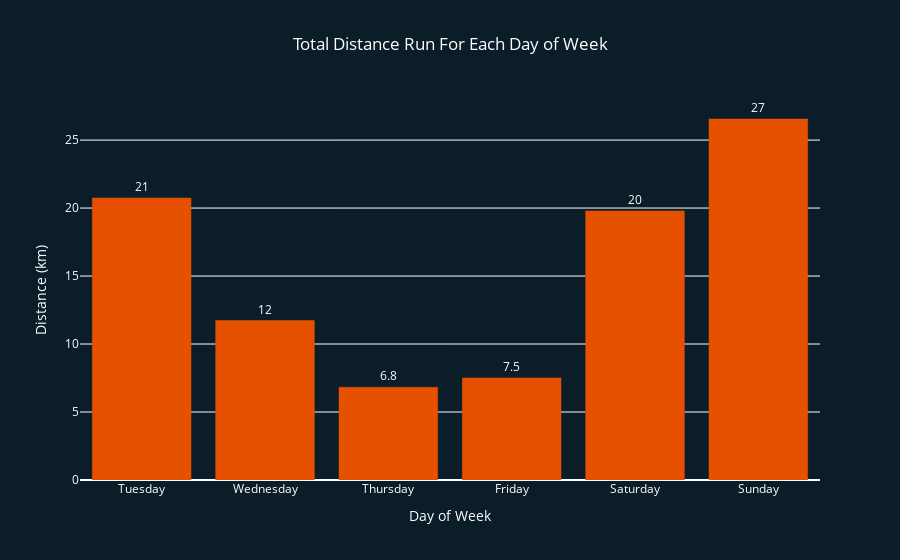

The notebook cell saved with this chart:
### Markdown cell above
#### VISUALISATIONS PLOTLY

### Code cell
# TOTAL RUN DISTANCE FOR EACH DAY OF WEEK:
import plotly.express as px
fig = px.bar(dist_by_day, 
             x='Day of Week', 
             y='Distance', 
             text_auto='.2s', 
             title= "Total Distance Run For Each Day of Week",
             )
fig.update_traces(textfont_size=12, 
                  textangle=0, 
                  textposition="outside", 
                  cliponaxis=False,
                  marker_color="rgb(230, 81, 0)",
                  marker_line_color='rgb(230, 81, 0)'
                  )

fig.update_layout(paper_bgcolor='rgb(12, 29, 42)', 
                  plot_bgcolor='rgb(12, 29, 42)', 
                  font=dict(color='white'),
                  title_x=0.5,
                  yaxis_title='Distance (km)',
                  )
fig.show()

### Figure 1 — Plotly figure (JSON) as saved in the notebook; plotly's stock layout.template omitted (floating-point values rounded to 4 significant figures)
{"data": [{"alignmentgroup": "True", "cliponaxis": false, "hovertemplate": "Day of Week=%{x}<br>Distance=%{y}<extra></extra>", "legendgroup": "", "marker": {"color": "rgb(230, 81, 0)", "line": {"color": "rgb(230, 81, 0)"}, "pattern": {"shape": ""}}, "name": "", "offsetgroup": "", "orientation": "v", "showlegend": false, "textangle": 0, "textfont": {"size": 12}, "textposition": "outside", "texttemplate": "%{y:.2s}", "type": "bar", "x": ["Tuesday", "Wednesday", "Thursday", "Friday", "Saturday", "Sunday"], "xaxis": "x", "y": [20.74, 11.73, 6.82, 7.51, 19.79, 26.55], "yaxis": "y"}], "layout": {"barmode": "relative", "font": {"color": "white"}, "legend": {"tracegroupgap": 0}, "paper_bgcolor": "rgb(12, 29, 42)", "plot_bgcolor": "rgb(12, 29, 42)", "title": {"text": "Total Distance Run For Each Day of Week", "x": 0.5}, "xaxis": {"anchor": "y", "domain": [0, 1], "title": {"text": "Day of Week"}}, "yaxis": {"anchor": "x", "domain": [0, 1], "title": {"text": "Distance (km)"}}}}
